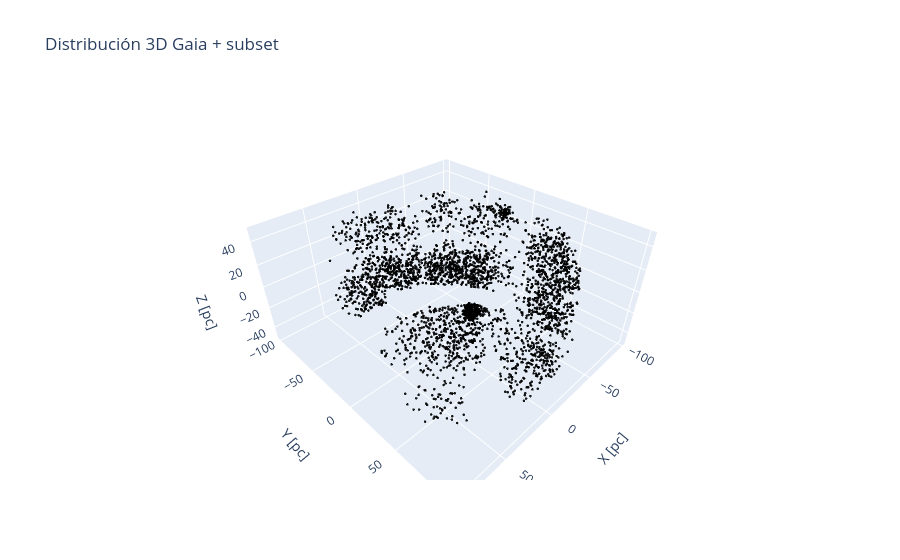

The code cell stored with this chart in its notebook:
### Code cell
import plotly.graph_objects as go
fig = go.Figure()
df_filter = dff[dff['cluster']==2]
# 🔵 Estrellas principales
fig.add_trace(
    go.Scatter3d(
        x=df_filter["x_pc"],
        y=df_filter["y_pc"],
        z=df_filter["z_pc"],
        mode="markers",
        marker=dict(
            size=3,
            color=df_filter["parallax"],  # o lo que uses
            colorscale="Viridis",
            opacity=0.7,
            colorbar=dict(title="Parallax [mas]")
        ),
        name="Gaia sample"
    )
)

# ⚫ Estrellas negras (más pequeñas)
fig.add_trace(
    go.Scatter3d(
        x=dff["x_pc"],
        y=dff["y_pc"],
        z=dff["z_pc"],
        mode="markers",
        marker=dict(
            size=1.5,
            color="black",
            opacity=0.9
        ),
        name="Subset especial"
    )
)

fig.update_layout(
    title="Distribución 3D Gaia + subset",
    scene=dict(
        xaxis_title="X [pc]",
        yaxis_title="Y [pc]",
        zaxis_title="Z [pc]"
    )
)

fig.show()

### Figure 1 — Plotly figure (JSON) as saved in the notebook; plotly's stock layout.template omitted (floating-point values rounded to 4 significant figures; data arrays with more than 128 entries replaced by an {"elided": "..."} marker saying what was removed)
{"data": [{"marker": {"color": [], "colorbar": {"title": {"text": "Parallax [mas]"}}, "colorscale": [[0, "#440154"], [0.1111, "#482878"], [0.2222, "#3e4989"], [0.3333, "#31688e"], [0.4444, "#26828e"], [0.5556, "#1f9e89"], [0.6667, "#35b779"], [0.7778, "#6ece58"], [0.8889, "#b5de2b"], [1, "#fde725"]], "opacity": 0.7, "size": 3}, "mode": "markers", "name": "Gaia sample", "type": "scatter3d", "x": [], "y": [], "z": []}, {"marker": {"color": "black", "opacity": 0.9, "size": 1.5}, "mode": "markers", "name": "Subset especial", "type": "scatter3d", "x": {"elided": "3360 float values"}, "y": {"elided": "3360 float values"}, "z": {"elided": "3360 float values"}}], "layout": {"scene": {"xaxis": {"title": {"text": "X [pc]"}}, "yaxis": {"title": {"text": "Y [pc]"}}, "zaxis": {"title": {"text": "Z [pc]"}}}, "title": {"text": "Distribución 3D Gaia + subset"}}}
